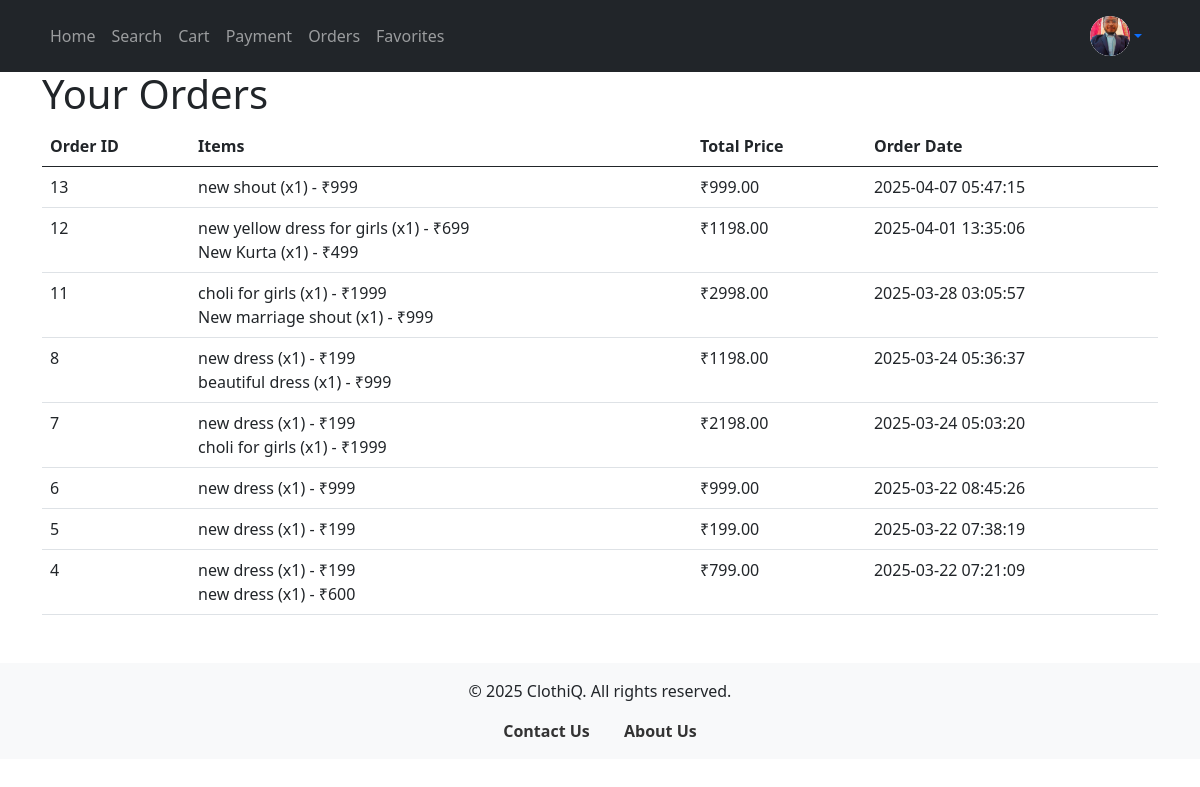
Page /orders.php (signed in) on the committed database.
### tables this page shows
CREATE TABLE `edituser` (
  `id` int(11) NOT NULL,
  `name` varchar(100) NOT NULL,
  `email` varchar(100) NOT NULL,
  `gender` enum('Male','Female','Other') NOT NULL,
  `phone_no` varchar(15) NOT NULL,
  `address` text NOT NULL,
  `created_at` timestamp NOT NULL DEFAULT current_timestamp(),
  `profile_pic` varchar(255) DEFAULT 'default.png'
);

CREATE TABLE `orders` (
  `id` int(11) NOT NULL,
  `email` varchar(255) NOT NULL,
  `items` text NOT NULL,
  `total_price` decimal(10,2) NOT NULL,
  `order_date` timestamp NOT NULL DEFAULT current_timestamp()
);

### orders.php (the view, shortened to what this page needs)
<?php
include 'config.php';
include 'header.php';
$user_id = $_SESSION['email'];
$query = "SELECT * FROM orders WHERE email = ? ORDER BY order_date DESC";
$stmt = $con->prepare($query);
$stmt->bind_param("s", $user_id);
$stmt->execute();
$result = $stmt->get_result();
?>
<div class="container mt-5">
    <h1>Your Orders</h1>
    <?php if ($result->num_rows > 0): ?>
        <table class="table">
            <thead>
                <tr>
                    <th>Order ID</th>
                    <th>Items</th>
                    <th>Total Price</th>
                    <th>Order Date</th>
                </tr>
            </thead>
            <tbody>
                <?php while ($order = $result->fetch_assoc()): ?>
                    <tr>
                        <td><?php echo $order['id']; ?></td>
                        <td>
                            <?php
                            $items = json_decode($order['items'], true);
                            foreach ($items as $item) {
                                echo "{$item['name']} (x{$item['quantity']}) - ₹{$item['price']}<br>";
                            }
                            ?>
                        </td>
                        <td>₹<?php echo $order['total_price']; ?></td>
                        <td><?php echo $order['order_date']; ?></td>
                    </tr>
                <?php endwhile; ?>
            </tbody>
        </table>
    <?php else: ?>
        <p>No orders yet.</p>
    <?php endif; ?>
</div>
<?php include 'footar.php'; ?>

### header.php (shortened to what this page needs)
<?php
include 'config.php';
if (isset($_SESSION['email']) && $_SESSION['email'] != 'unset') {
    $email = $_SESSION['email'];
    $query = "SELECT * FROM edituser WHERE email = ?";
    $stmt = $con->prepare($query);
    $stmt->bind_param("s", $email);
    $stmt->execute();
    $result = $stmt->get_result();
    $user = $result->fetch_assoc();
    $profile_pic = $user['profile_pic'] ?? 'default.png';
}
?>
<!DOCTYPE html>
<html lang="en">
<head>
    <link href="https://cdn.jsdelivr.net/npm/bootstrap@5.0.2/dist/css/bootstrap.min.css" rel="stylesheet">
</head>
<body>
    <nav class="navbar navbar-expand-lg navbar-dark bg-dark fixed-top">
        <div class="container">
            <div class="collapse navbar-collapse" id="navbarNav">
                <ul class="navbar-nav">
                    <?php if (!isset($_SESSION['email']) || $_SESSION['email'] == 'unset'): ?>
                        <li class="nav-item"><a class="nav-link" href="home.php">Home</a></li>
                        <li class="nav-item"><a class="nav-link" href="search.php">Search</a></li>
                        <li class="nav-item"><a class="nav-link" href="login.php">Cart</a></li>
                        <li class="nav-item"><a class="nav-link" href="login.php">Payment</a></li>
                        <li class="nav-item"><a class="nav-link" href="login.php">Orders</a></li>
                        <li class="nav-item"><a class="nav-link" href="login.php">Favorites</a></li>
                        <li class="nav-item"><a class="nav-link" href="login.php">Login/Register</a></li>
                    <?php else: ?>
                        <li class="nav-item"><a class="nav-link" href="home.php">Home</a></li>
                        <li class="nav-item"><a class="nav-link" href="search.php">Search</a></li>
                        <li class="nav-item"><a class="nav-link" href="cart.php">Cart</a></li>
                        <li class="nav-item"><a class="nav-link" href="payment.php">Payment</a></li>
                        <li class="nav-item"><a class="nav-link" href="orders.php">Orders</a></li>
                        <li class="nav-item"><a class="nav-link" href="favorites.php">Favorites</a></li>
                    <?php endif; ?>
                </ul>
                <?php if (isset($_SESSION['email']) && $_SESSION['email'] != 'unset'): ?>
    <div class="nav-item dropdown ms-auto">
        <a class="nav-link dropdown-toggle d-flex align-items-center bg-dark" id="navbarDropdown" role="button" data-bs-toggle="dropdown" aria-expanded="false">
            <div class="profile-avatar">
                <img src="photo/uploads/<?php echo htmlspecialchars($profile_pic); ?>" alt="Profile" width="40" height="40" style="border-radius:50%;">
            </div>
        </a>
    </div>
<?php endif; ?>
            </div>
        </div>
    </nav>
</body>
</html>

### header.php (style rules this page uses)
body { margin-top: 70px; }
.profile-avatar { width: 40px; height: 40px; border-radius: 50%; overflow: hidden; display: flex; justify-content: center; align-items: center; background: white; }
.profile-avatar img { width: 100%; height: 100%; object-fit: cover; border-radius: 50%; }

### rows in the picture
edituser: profile_pic (picture)
orders: id "13", name "new shout", quantity "1", price "999", total_price "999.00", order_date "2025-04-07 05:47:15"
orders: id "12", name "new yellow dress for girls", quantity "1", price "699", name "New Kurta", price "499", total_price "1198.00", order_date "2025-04-01 13:35:06"
orders: id "11", name "choli for girls", quantity "1", price "1999", name "New marriage shout", price "999", total_price "2998.00", order_date "2025-03-28 03:05:57"
orders: id "8", name "new dress", quantity "1", price "199", name "beautiful dress", price "999", total_price "1198.00", order_date "2025-03-24 05:36:37"
orders: id "7", name "new dress", quantity "1", price "199", name "choli for girls", price "1999", total_price "2198.00", order_date "2025-03-24 05:03:20"
orders: id "6", name "new dress", quantity "1", price "999", total_price "999.00", order_date "2025-03-22 08:45:26"
orders: id "5", name "new dress", quantity "1", price "199", total_price "199.00", order_date "2025-03-22 07:38:19"
orders: id "4", name "new dress", quantity "1", price "199", price "600", total_price "799.00", order_date "2025-03-22 07:21:09"
